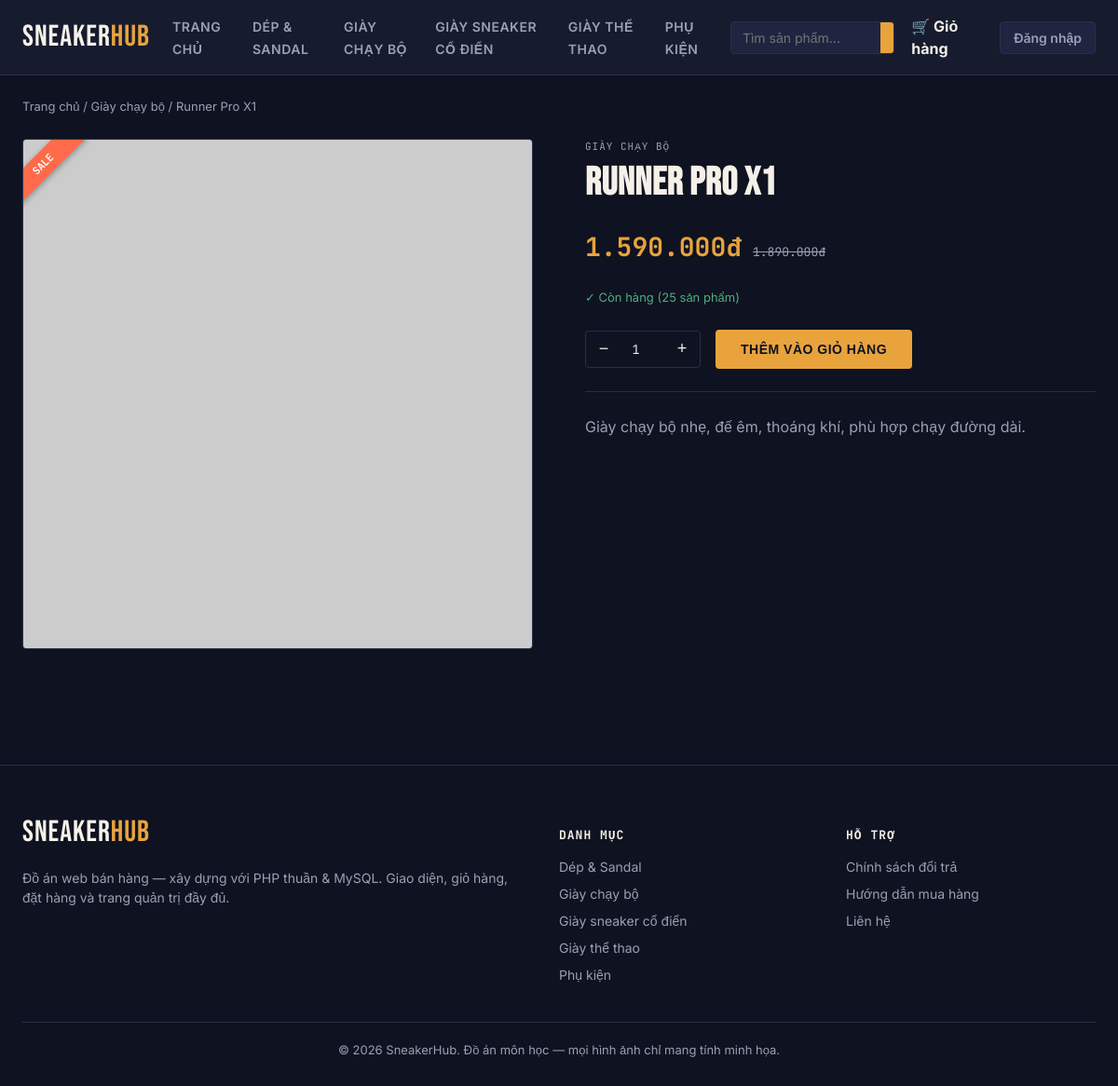
Screenshot of /product.php?slug=runner-pro-x1 with the database file from the repository.
### tables this page shows
CREATE TABLE categories (
    id INT AUTO_INCREMENT PRIMARY KEY,
    name VARCHAR(100) NOT NULL,
    slug VARCHAR(100) NOT NULL UNIQUE
);

CREATE TABLE products (
    id INT AUTO_INCREMENT PRIMARY KEY,
    category_id INT NOT NULL,
    name VARCHAR(200) NOT NULL,
    slug VARCHAR(200) NOT NULL UNIQUE,
    description TEXT,
    price DECIMAL(12,0) NOT NULL,
    sale_price DECIMAL(12,0) DEFAULT NULL,
    image VARCHAR(255) DEFAULT NULL,
    stock INT NOT NULL DEFAULT 0,
    created_at DATETIME DEFAULT CURRENT_TIMESTAMP,
    FOREIGN KEY (category_id) REFERENCES categories(id) ON DELETE CASCADE
);

### includes/functions.php (called while the page is built, shortened)
<?php
function formatPrice($price) {
    return number_format($price, 0, ',', '.') . 'đ';
}
function isLoggedIn() {
    return isset($_SESSION['user_id']);
}
function e($str) {
    return htmlspecialchars($str ?? '', ENT_QUOTES, 'UTF-8');
}

### product.php (the view, shortened to what this page needs)
<?php
require 'config/db.php';
require 'includes/functions.php';
$base_url = '';
$slug = $_GET['slug'] ?? '';
$stmt = $pdo->prepare("SELECT p.*, c.name AS cat_name, c.slug AS cat_slug FROM products p
                        JOIN categories c ON c.id = p.category_id
                        WHERE p.slug = ?");
$stmt->execute([$slug]);
$product = $stmt->fetch();
require 'includes/header.php';
?>
<div class="container">
    <div class="breadcrumb">
        <a href="index.php">Trang chủ</a> /
        <a href="category.php?slug=<?php echo e($product['cat_slug']); ?>"><?php echo e($product['cat_name']); ?></a> /
        <?php echo e($product['name']); ?>
    </div>
    <div class="product-detail">
        <div class="detail-image">
            <?php if (!empty($product['sale_price'])): ?><div class="tag-sale">SALE</div><?php endif; ?>
            <img src="<?php echo e($product['image']); ?>" alt="<?php echo e($product['name']); ?>">
        </div>
        <div class="detail-info">
            <div class="product-cat"><?php echo e($product['cat_name']); ?></div>
            <h1><?php echo e($product['name']); ?></h1>
            <div class="detail-price">
                <?php if (!empty($product['sale_price'])): ?>
                    <span class="price-now"><?php echo formatPrice($product['sale_price']); ?></span>
                    <span class="price-old"><?php echo formatPrice($product['price']); ?></span>
                <?php else: ?>
                    <span class="price-now"><?php echo formatPrice($product['price']); ?></span>
                <?php endif; ?>
            </div>
            <?php if ($product['stock'] > 0): ?>
                <div class="stock-info">✓ Còn hàng (<?php echo (int) $product['stock']; ?> sản phẩm)</div>
            <?php else: ?>
                <div class="stock-info out">✕ Tạm hết hàng</div>
            <?php endif; ?>
            <form method="post">
                <div class="qty-row">
                    <div class="qty-box">
                        <button type="button" class="qty-minus">−</button>
                        <input type="number" name="quantity" value="1" min="1" max="<?php echo (int) $product['stock']; ?>">
                        <button type="button" class="qty-plus">+</button>
                    </div>
                    <button type="submit" name="add_to_cart" class="btn btn-primary" <?php echo $product['stock'] <= 0 ? 'disabled' : ''; ?>>
                        Thêm vào giỏ hàng
                    </button>
                </div>
            </form>
            <div class="detail-desc"><?php echo nl2br(e($product['description'])); ?></div>
        </div>
    </div>
</div>
<?php require 'includes/footer.php'; ?>

### includes/header.php (shortened to what this page needs)
<?php
$base_url = $base_url ?? '';
?>
<!DOCTYPE html>
<html lang="vi">
<head>
<link rel="stylesheet" href="<?php echo $base_url; ?>assets/css/style.css">
</head>
<body>
<header class="site-header">
    <div class="header-inner">
        <a href="<?php echo $base_url; ?>index.php" class="logo">Sneaker<span>Hub</span></a>
        <nav class="main-nav">
            <ul>
                <li><a href="<?php echo $base_url; ?>index.php">Trang chủ</a></li>
                <?php
                $navCats = $pdo->query("SELECT * FROM categories ORDER BY name")->fetchAll();
                foreach ($navCats as $c):
                ?>
                <li><a href="<?php echo $base_url; ?>category.php?slug=<?php echo e($c['slug']); ?>"><?php echo e($c['name']); ?></a></li>
                <?php endforeach; ?>
            </ul>
        </nav>
        <div class="header-actions">
            <form class="search-form" action="<?php echo $base_url; ?>search.php" method="get">
                <input type="text" name="q" placeholder="Tìm sản phẩm..." value="<?php echo e($_GET['q'] ?? ''); ?>">
                <button type="submit">Tìm</button>
            </form>
            <a href="<?php echo $base_url; ?>cart.php" class="cart-link">
                🛒 Giỏ hàng
            </a>
            <div class="user-menu">
                <?php if (isLoggedIn()): ?>
                    <span>Chào, <?php echo e($_SESSION['full_name']); ?></span>
                    <?php if (isAdmin()): ?><a href="<?php echo $base_url; ?>admin/index.php">Quản trị</a><?php endif; ?>
                    <a href="<?php echo $base_url; ?>logout.php" class="btn-mini">Đăng xuất</a>
                <?php else: ?>
                    <a href="<?php echo $base_url; ?>login.php" class="btn-mini">Đăng nhập</a>
                <?php endif; ?>
            </div>
        </div>
    </div>
</header>

### includes/footer.php (shortened to what this page needs)
<footer class="site-footer">
    <div class="container">
        <div class="footer-grid">
            <div>
                <div class="logo" style="margin-bottom:12px;">Sneaker<span>Hub</span></div>
                <p>Đồ án web bán hàng — xây dựng với PHP thuần &amp; MySQL. Giao diện, giỏ hàng, đặt hàng và trang quản trị đầy đủ.</p>
            </div>
            <div>
                <h4>Danh mục</h4>
                <ul>
                    <?php $footCats = $pdo->query("SELECT * FROM categories ORDER BY name LIMIT 5")->fetchAll(); ?>
                    <?php foreach ($footCats as $c): ?>
                    <li><a href="<?php echo $base_url ?? ''; ?>category.php?slug=<?php echo e($c['slug']); ?>"><?php echo e($c['name']); ?></a></li>
                    <?php endforeach; ?>
                </ul>
            </div>
            <div>
                <h4>Hỗ trợ</h4>
                <ul>
                    <li><a href="#">Chính sách đổi trả</a></li>
                    <li><a href="#">Hướng dẫn mua hàng</a></li>
                    <li><a href="#">Liên hệ</a></li>
                </ul>
            </div>
        </div>
        <div class="footer-bottom">&copy; <?php echo date('Y'); ?> SneakerHub. Đồ án môn học — mọi hình ảnh chỉ mang tính minh họa.</div>
    </div>
</footer>
</body>
</html>

### rows the page displays
categories: name "DÉP & SANDAL", name "Dép & Sandal"
categories: name "GIÀY CHẠY BỘ", name "Giày chạy bộ"
categories: name "GIÀY SNEAKER CỔ ĐIỂN", name "Giày sneaker cổ điển"
categories: name "GIÀY THỂ THAO", name "Giày thể thao"
categories: name "PHỤ KIỆN", name "Phụ kiện"
products: category.name "Giày chạy bộ", name "Runner Pro X1", category.name "GIÀY CHẠY BỘ", sale_price "1.590.000đ", price "1.890.000đ", stock "25", description "Giày chạy bộ nhẹ, đế êm, thoáng khí, phù hợp chạy đường dài."
